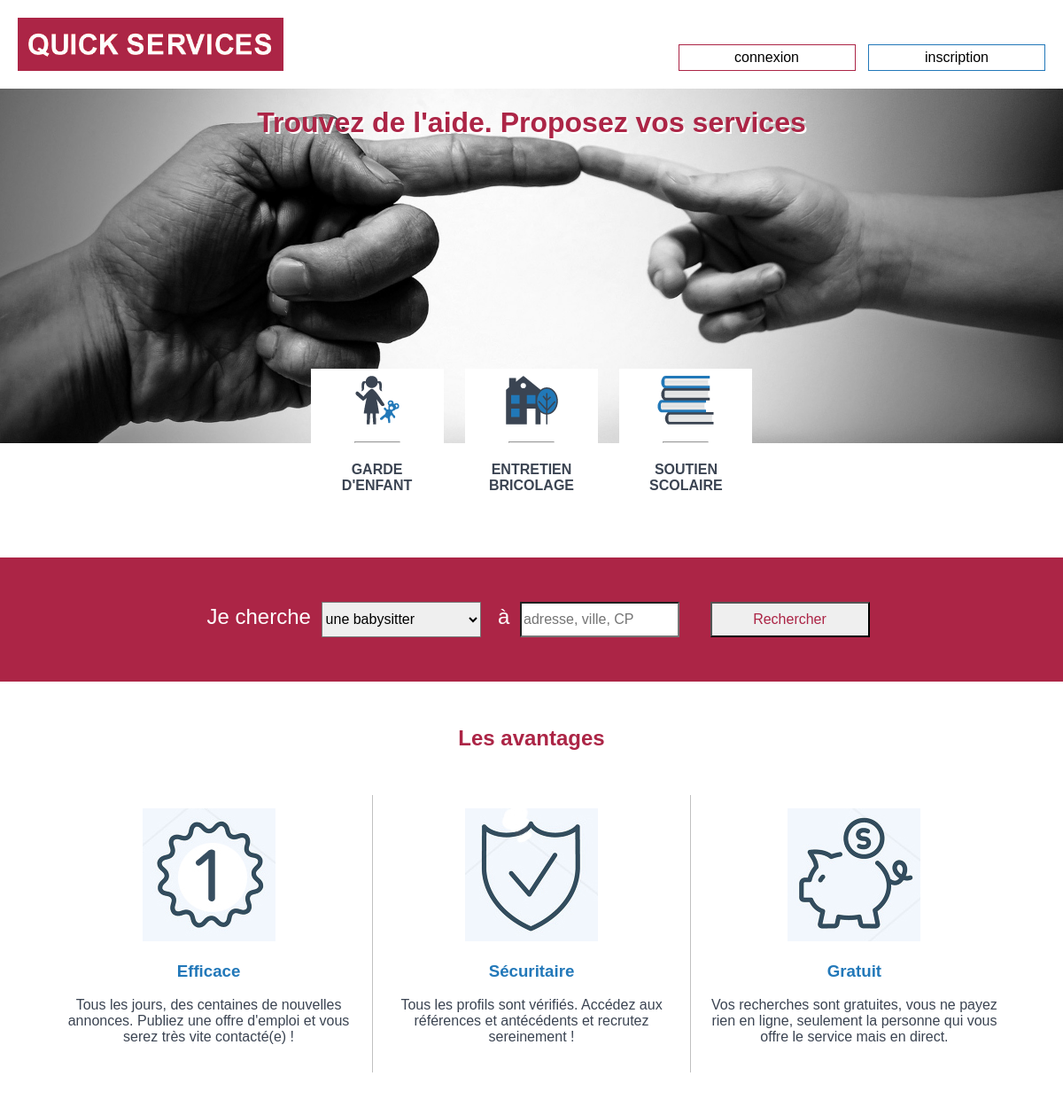
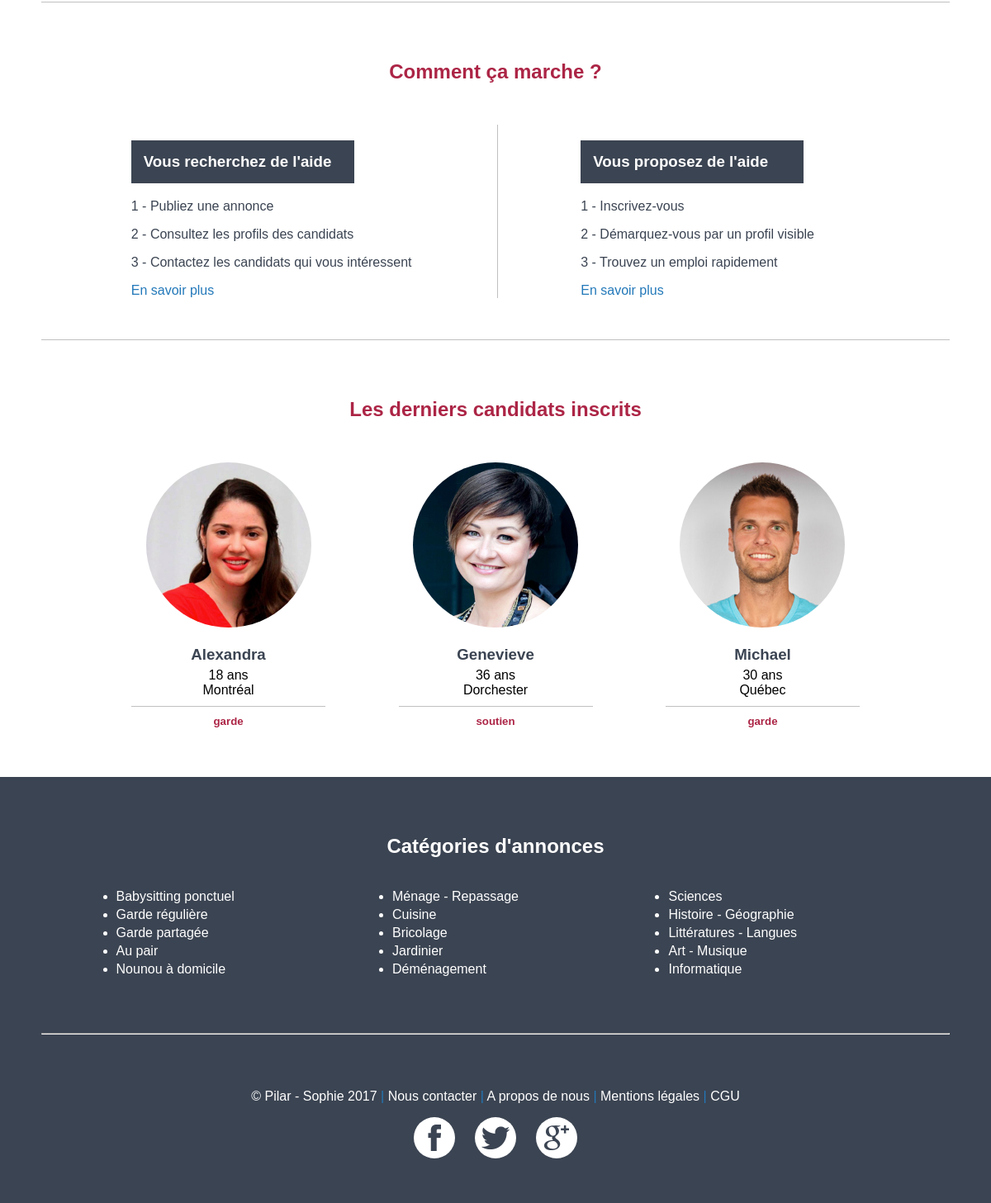
The page / on the database its author committed (2 pictures, top to bottom).
### tables this page shows
CREATE TABLE `users` (
  `id` int(11) NOT NULL,
  `password` varchar(256) NOT NULL,
  `nom` varchar(15) NOT NULL,
  `age` int(3) DEFAULT NULL,
  `photo` varchar(100) DEFAULT NULL,
  `telephone` varchar(15) DEFAULT NULL,
  `mail` varchar(100) DEFAULT NULL,
  `langues` varchar(120) DEFAULT NULL,
  `ville` varchar(100) NOT NULL,
  `code_postal` varchar(256) NOT NULL,
  `type_service` enum('Toutes','Temps partiel','Regulier','Ponctuel') NOT NULL,
  `service_1` enum('garde','entretien','soutien') NOT NULL,
  `service_2` enum('garde','entretien','soutien') DEFAULT NULL,
  `service_3` enum('garde','entretien','soutien') DEFAULT NULL,
  `presentation` varchar(1024) NOT NULL,
  `voiture` tinyint(1) NOT NULL,
  `permis` tinyint(1) NOT NULL,
  `experience` tinyint(1) NOT NULL,
  `recommandation` varchar(1024) DEFAULT NULL,
  `disponibilites` varchar(200) DEFAULT NULL,
  `salaire` enum('- de 10$/h','10 - 15$/h','16 - 29$/h','+ 30$/h') NOT NULL,
  `date_entree` datetime NOT NULL,
  `birth_date` date NOT NULL
);

### check_connect.php (called while the page is built, shortened)
<?php
require_once 'donnees.php';
function is_logged_in() {
    return (array_key_exists(PS_MAIL, $_SESSION) && (!empty($_SESSION[PS_MAIL])));
}

### donnees.php (called while the page is built, shortened)
<?php
$options_OD = array(
    GARDE_ENF => array (
        DEMANDE => 'une babysitter',
        OFFRE => 'des enfants à garder',
    ),
    ENTRETIEN => array (
        DEMANDE => 'une aide à domicile',
        OFFRE => 'des travaux à faire',
    ),
    SOUTIEN => array (
        DEMANDE => 'un cours particulier',
        OFFRE => 'des élèves',
    ),
);

### db/db_access.php (called while the page is built, shortened)
<?php
$mysqli = new mysqli(DB_HOST, DB_USERNAME, DB_PASSWORD, DB_NAME, PORT);
function get_last_3users() {
    global $mysqli;
    $query_str = 'SELECT * FROM `users` ORDER BY `date_entree` DESC LIMIT 0, 3';
    $res = $mysqli->query($query_str);
    $data = array();
    if ($res && ($res->num_rows > 0)) {
        while ($users = $res->fetch_assoc()) {
            $data[$users['id']] = $users;
        }
    }
    return $data;
}

### index.php (the view, shortened to what this page needs)
<?php
require_once 'views/page_head.php';
require_once 'views/header.php';
require_once 'db/db_access.php';
$last_3users = get_last_3users();
?>
<main>
    <section id="avantages">
        <h2>Les avantages</h2>
        <div class="avantage">
            <img src="images/picto_efficace.jpg" alt="picto efficace"/>
            <h3>Efficace</h3>
            <p>Tous les jours, des centaines de nouvelles annonces. Publiez une offre d'emploi et vous serez très vite
                contacté(e)&nbsp;!</p>
        </div>
        <div class="avantage">
            <img src="images/picto_securite.jpg" alt="picto sécurité"/>
            <h3>Sécuritaire</h3>
            <p>Tous les profils sont vérifiés. Accédez aux références et antécédents et recrutez sereinement&nbsp;!</p>
        </div>
        <div class="avantage">
            <img src="images/picto_gratuit.jpg" alt="picto gratuit"/>
            <h3>Gratuit</h3>
            <p>Vos recherches sont gratuites, vous ne payez rien en ligne, seulement la personne qui vous offre le
                service mais en direct.</p>
        </div>
    </section>
    <section id="ccm">
        <h2>Comment ça marche ?</h2>
        <div>
            <h3>Vous recherchez de l'aide</h3>
            <p>1 - Publiez une annonce</p>
            <p>2 - Consultez les profils des candidats</p>
            <p>3 - Contactez les candidats qui vous intéressent</p>
            <a href="#">En savoir plus</a>
        </div>
        <div>
            <h3>Vous proposez de l'aide</h3>
            <p>1 - Inscrivez-vous</p>
            <p>2 - Démarquez-vous par un profil visible</p>
            <p>3 - Trouvez un emploi rapidement</p>
            <a href="#">En savoir plus</a>
        </div>
    </section>
    <section id="candidats">
        <h2>Les derniers candidats inscrits</h2>
        <?php foreach ($last_3users as $info) { ?>
            <div>
                <a href="#"><img src="<?= ARTICLE_IMG_PATH . $info['photo'] ?>" alt="photo <?= $info['nom'] ?>"></a>
                <a href="#"><h3><?= $info['nom'] ?></h3></a>
                <p><?= $info['age'] ?> ans</p>
                <p><?= $info['ville'] ?></p>
                <a href="<?php switch ($info['service_1']) {
                    case 'garde' :
                        echo "services.php?garde_enfants";
                        break;
                    case 'soutien' :
                        echo "services.php?soutien_scolaire";
                        break;
                } ?>"><h5><?= $info['service_1'] ?></h5></a>
            </div>
        <?php } ?>
    </section>
</main>
<?php
require_once 'views/footer.php';
require_once 'views/javascript.php';
?>
</html>

### views/page_head.php (shortened to what this page needs)
<!DOCTYPE html>
<html lang="fr">
<head>
    <link rel="stylesheet" href="http://code.jquery.com/ui/1.12.1/themes/base/jquery-ui.css">
    <link rel="stylesheet" href="css/normalize.css">
    <link rel="stylesheet" href="css/main.css">
</head>
<body id="wrapper">

### views/header.php (shortened to what this page needs)
<header>
    <?php require_once 'top_header.php'; ?>
    <div id="img_accueil" class="<?php if (array_key_exists(GARDE_ENF, $_GET)) {
        echo 'header_garde';
    } else if (array_key_exists(ENTRETIEN, $_GET)) {
        echo 'header_entretien';
    } else if (array_key_exists(SOUTIEN, $_GET)) {
        echo 'header_soutien';
    } else {
        echo 'header_accueil';
    } ?>">
        <img src="<?php if (array_key_exists(GARDE_ENF, $_GET)) {
            echo 'images/fond_garde_enfants.jpg';
        } else if (array_key_exists(ENTRETIEN, $_GET)) {
            echo 'images/fond_entretien.jpg';
        } else if (array_key_exists(SOUTIEN, $_GET)) {
            echo 'images/fond_soutien_scolaire.jpg';
        } else {
            echo 'images/fond_accueil.jpg';
        } ?>" alt="image de fond"/>
        <h1>Trouvez de l'aide. Proposez vos services</h1>
        <?php require_once 'menu.php'; ?>
    </div>
    <?php require_once 'form_recherche.php'; ?>
</header>

### views/top_header.php
<?php
require 'check_connect.php';
?>
<div id="top">
    <a href="index.php"><img id="logo" src="images/logo_provisoire.jpg" alt="logo quick services"/></a>
    <div id="connexion">
        <?php if(is_logged_in()) { ?>
            <a href="#">mon compte</a>
            <form action="index.php" method="post">
                <input type="submit" name="deconnect" value="deconnexion">
            </form>
        <?php } else { ?>
            <a href="formulaire_connexion.php">connexion</a>
            <a href="inscription.php">inscription</a>
        <?php } ?>
    </div>
</div>

### views/menu.php
<nav id="menu">
    <a href="services.php?garde_enfants" class="<?php if (array_key_exists(GARDE_ENF, $_GET)) {echo 'active';} ?>">
        <div class="rubrique">
            <img src="<?php
            if (array_key_exists(GARDE_ENF, $_GET)) {
                echo 'images/picto_garde_enfants_red.gif';
            } else {
                echo 'images/picto_garde_enfants.gif';
            }
            ?>" alt="picto garde d'enfants"/>
            <hr/>
            <h4>Garde<br/>d'enfant</h4>
        </div>
    </a>
    <a href="services.php?entretien_bricolage" class="<?php if (array_key_exists(ENTRETIEN, $_GET)) {echo 'active';} ?>">
        <div class="rubrique">
            <img src="<?php
            if (array_key_exists(ENTRETIEN, $_GET)) {
                echo 'images/picto_entretien_red.gif';
            } else {
                echo 'images/picto_entretien.gif';
            }
            ?>" alt="picto entretien"/>
            <hr/>
            <h4>Entretien<br/>bricolage</h4>
        </div>
    </a>
    <a href="services.php?soutien_scolaire" class="<?php if (array_key_exists(SOUTIEN, $_GET)) {echo 'active';} ?>">
        <div class="rubrique">
            <img src="<?php
            if (array_key_exists(SOUTIEN, $_GET)) {
                echo 'images/picto_soutien_scolaire_red.gif';
            } else {
                echo 'images/picto_soutien_scolaire.gif';
            }
            ?>" alt="picto soutien scolaire"/>
            <hr/>
            <h4>Soutien<br/>scolaire</h4>
        </div>
    </a>
</nav>

### views/form_recherche.php (shortened to what this page needs)
<form id="form_recherche" method="post">
    <div>
        <label for="rapid_search">Je cherche </label>
        <select name="rapid_search" id="rapid_search">
            <?php if (array_key_exists(GARDE_ENF, $_GET)) {
                foreach ($options_OD[GARDE_ENF] as $od => $service_string) { ?>
                    <option value="<?= $od ?>"><?= $service_string ?></option>
                <?php } ?>
            <?php } else if (array_key_exists(ENTRETIEN, $_GET)) {
                foreach ($options_OD[ENTRETIEN] as $od => $service_string) { ?>
                    <option value="<?= $od ?>"><?= $service_string ?></option>
                <?php } ?>
            <?php } else if (array_key_exists(SOUTIEN, $_GET)) {
                foreach ($options_OD[SOUTIEN] as $od => $service_string) { ?>
                    <option value="<?= $od ?>"><?= $service_string ?></option>
                <?php } ?>
            <?php } else {
                foreach ($options_OD as $domaine => $recherche) { ?>
                    <optgroup label="<?= $domaine ?>">
                        <?php foreach ($recherche as $od => $service_string) { ?>
                            <option value="<?= $od ?>"><?= $service_string ?></option>
                        <?php } ?>
                    </optgroup>
                <?php } ?>
            <?php } ?>
        </select>
    </div>
    <div>
        <label for="lieu">à </label>
        <input type="text" placeholder="adresse, ville, CP" id="lieu" value=""/>
    </div>
    <input type="submit" name="search" id="search_submit" value="Rechercher">
</form>

### views/footer.php
<?php
$annonces_garde = array('Babysitting ponctuel', 'Garde régulière', 'Garde partagée', 'Au pair', 'Nounou à domicile',);
$annonces_entretien = array('Ménage - Repassage', 'Cuisine', 'Bricolage', 'Jardinier', 'Déménagement',);
$annonces_cours = array('Sciences', 'Histoire - Géographie', 'Littératures - Langues', 'Art - Musique', 'Informatique',);
?>
<footer>
    <section>
        <h2><a href="categorie.php">Catégories d'annonces</a></h2>
        <div>
            <ul>
                <?php foreach ($annonces_garde as $metier_garde) { ?>
                    <li><a href="#"><?= $metier_garde ?></a></li>
                <?php } ?>
            </ul>
        </div>
        <div>
            <ul>
                <?php foreach ($annonces_entretien as $metier_entretien) { ?>
                    <li><a href="#"><?= $metier_entretien ?></a></li>
                <?php } ?>
            </ul>
        </div>
        <div>
            <ul>
                <?php foreach ($annonces_cours as $metier_cours) { ?>
                    <li><a href="#"><?= $metier_cours ?></a></li>
                <?php } ?>
            </ul>
        </div>
    </section>
    <hr/>
    <section>
        <p>© Pilar - Sophie 2017 <span>|</span> <a href="#">Nous contacter</a> <span>|</span> <a href="#">A propos de
                nous</a> <span>|</span> <a href="#">Mentions légales</a> <span>|</span> <a href="#">CGU</a></p>
        <div id="liens_sociaux">
            <a href="http://facebook.com" target="_blank"><img src="images/social_facebook.gif" alt="facebook"></a>
            <a href="http://twitter.com" target="_blank"><img src="images/social_twitter.gif" alt="twitter"></a>
            <a href="http://googleplus.com" target="_blank"><img src="images/social_googleplus.gif"
                                                                 alt="google plus"></a>
        </div>
    </section>
</footer>

### views/javascript.php (shortened to what this page needs)
</body>

### css/main.css (style rules this page uses)
* { box-sizing: border-box; }
article, aside, details, figcaption, figure, footer, header, main, nav, section, div { display: block; }
html { font-family: 'Maven Pro', sans-serif; font-size: 16px; }
a { text-decoration: none; }
body { min-width: 900px; max-width: 1400px; }
#wrapper { width: 100%; margin: auto; }
main h2 { color: #ac2546; margin-bottom: 50px; text-align: center; }
#top { position: relative; height: 100px; }
#logo, #connexion { display: inline-block; vertical-align: bottom; }
#connexion a, #connexion form { display: inline-block; }
#top>a { position: absolute; left: 20px; top: 20px; }
#logo { height: 60px; }
#connexion { position: absolute; right: 20px; bottom: 20px; }
#connexion a { text-decoration: none; color: #000000; padding: 5px; width: 200px; display: inline-block; text-align: center; }
#connexion a:first-of-type { border: 1px solid #ac2546; margin-right: 10px; }
#connexion a:last-of-type { border: 1px solid #2278b9; }
#img_accueil { position: relative; }
#img_accueil>img { width: 100%; }
#img_accueil h1 { position: absolute; top: 20px; margin: auto; text-align: center; width: 100%; }
.header_accueil h1 { color: #ac2546; text-shadow: 2px 2px 0 #ffffff; }
#menu { text-align: center; }
nav { width: 540px; margin: -88px auto 0; }
.rubrique { background-color: #fff; width: 150px; display: inline-block; }
#menu a { text-decoration: none; }
#menu a:nth-of-type(2) { margin: 0 20px; }
.rubrique hr { width: 50px; }
.rubrique h4 { text-transform: uppercase; font-size: 1rem; color: #3b4452; }
#form_recherche { background-color: #ac2546; padding: 50px; margin-top: 50px; text-align: center; }
#form_recherche div { display: inline-block; }
#form_recherche label { font-size: 1.5rem; margin: 0 5px 0 15px; color: #fff; }
#form_recherche select, #form_recherche input { border-radius: 0; height: 40px; width: 180px; }
#form_recherche>input { color: #ac2546; }
#search_submit { border-radius: 0; padding: 0 10px; margin-left: 30px; }
#avantages { margin: 50px 0; color: #3b4452; text-align: center; }
#avantages h3 { color: #2278b9; }
.avantage { display: inline-block; vertical-align: top; width: 30%; padding: 15px; }
.avantage:nth-of-type(2) { border-left: 1px solid #c0c0c0; border-right: 1px solid #c0c0c0; }
#ccm { padding: 50px 0; border-top: 1px solid #c0c0c0; border-bottom: 1px solid #c0c0c0; margin: 0 50px; color: #3b4452; text-align: center; }
#ccm h3 { background-color: #3b4452; color: #fff; padding: 15px; width: 270px; }
#ccm div { display: inline-block; width: 49%; text-align: left; padding-left: 100px; }
#ccm div:last-of-type { border-left: 1px solid #c0c0c0; }
#ccm a { text-decoration: none; color: #2278b9; }
#candidats { padding: 50px; text-align: center; }
#candidats div { display: inline-block; width: 25%; margin: 0 2%; }
#candidats div img { width: 200px; height: 200px; border-radius: 100px; background-color: white; }
#candidats h3 { color: #3b4452; margin-bottom: 5px; }
#candidats a { text-decoration: none; color: #ac2546; }
#candidats p { margin: 0; }
#candidats h5 { margin: 10px 20px; padding-top: 10px; border-top: 1px solid #c0c0c0; }
footer { background-color: #3b4452; color: #fff; text-align: center; }
footer section:first-of-type { padding: 50px; }
footer section:first-of-type div { display: inline-block; width: 30%; }
footer li { text-align: left; color: #fff; padding: 2px 0; }
footer hr { color: #fff; margin: 0 50px; }
footer section:last-of-type { padding: 50px; }
footer a { text-decoration: none; color: #fff; }
#liens_sociaux img { width: 50px; border-radius: 25px; }
#liens_sociaux a:nth-of-type(2) { margin: 0 20px; }
footer span { color: #2278b9; }

### rows shown on the page
users: photo (picture), nom "Alexandra", age "18", ville "Montréal", service_1 "garde"
users: photo (picture), nom "Genevieve", age "36", ville "Dorchester", service_1 "soutien"
users: photo (picture), nom "Michael", age "30", ville "Québec", service_1 "garde"

### other values the page prints
$metier_garde "Babysitting ponctuel"
$metier_garde "Garde régulière"
$metier_garde "Garde partagée"
$metier_garde "Au pair"
$metier_garde "Nounou à domicile"
$metier_entretien "Ménage - Repassage"
$metier_entretien "Cuisine"
$metier_entretien "Bricolage"
$metier_entretien "Jardinier"
$metier_entretien "Déménagement"
$metier_cours "Sciences"
$metier_cours "Histoire - Géographie"
$metier_cours "Littératures - Langues"
$metier_cours "Art - Musique"
$metier_cours "Informatique"
